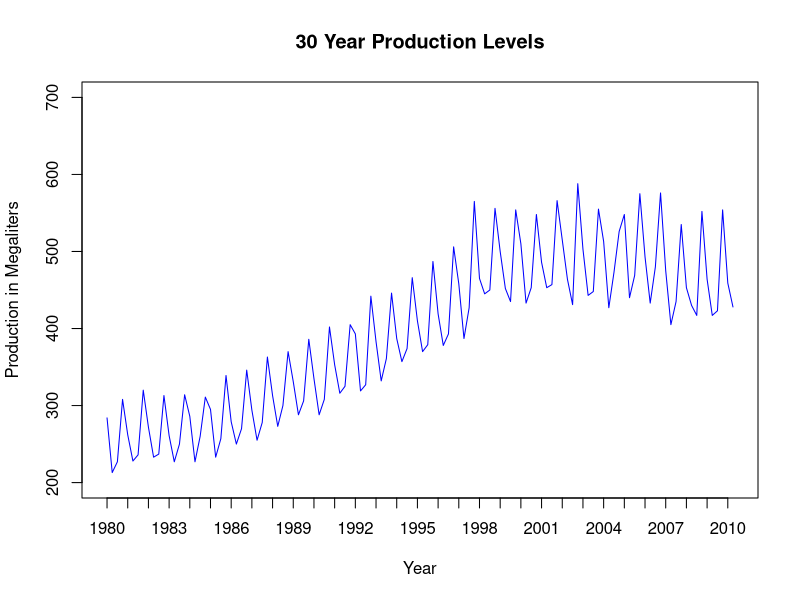
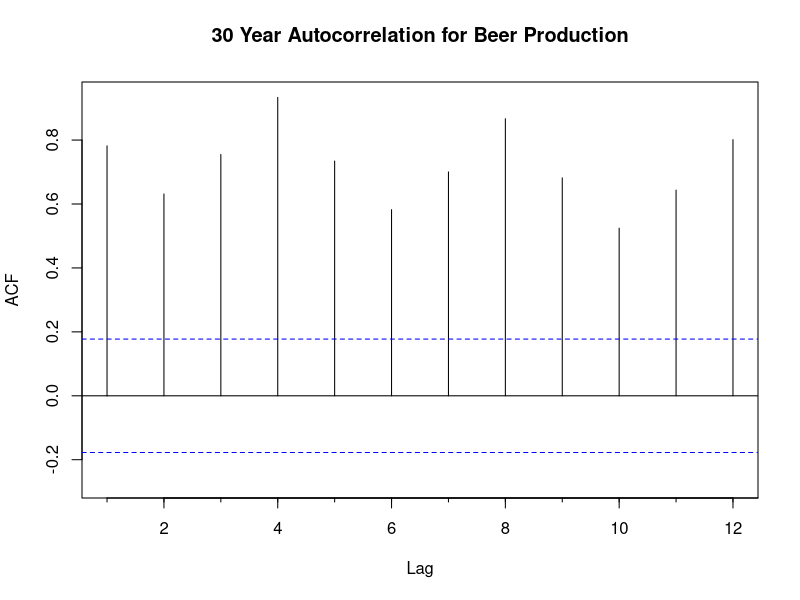
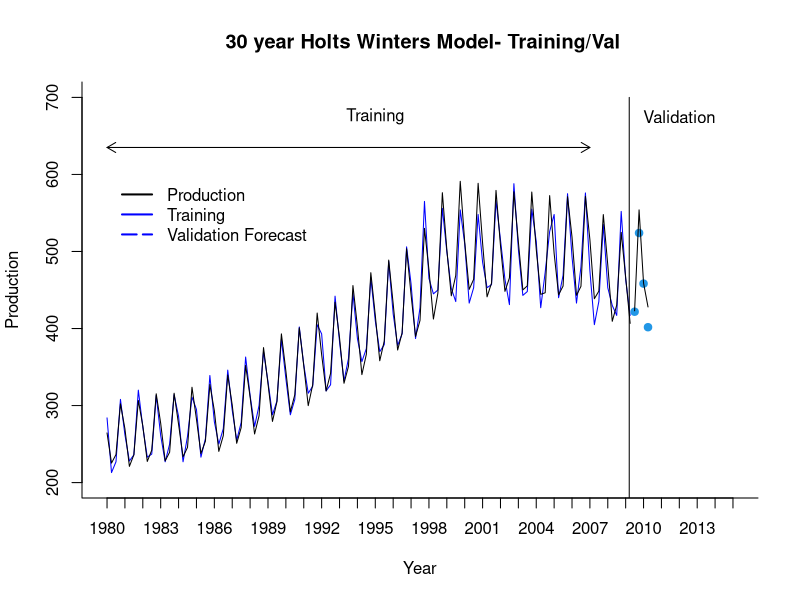
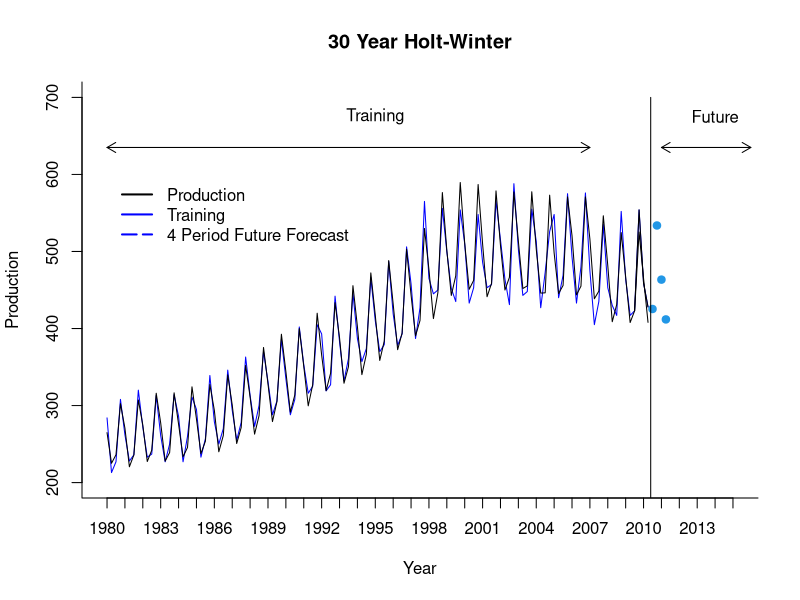
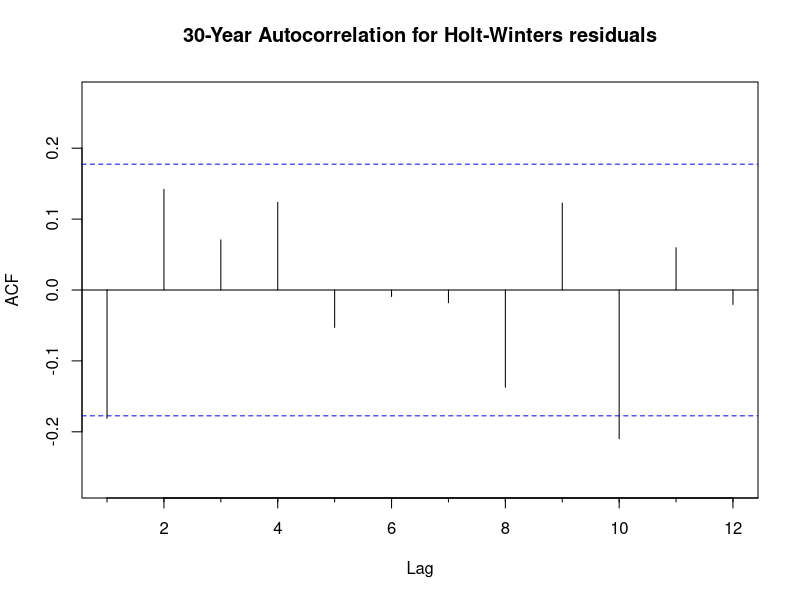
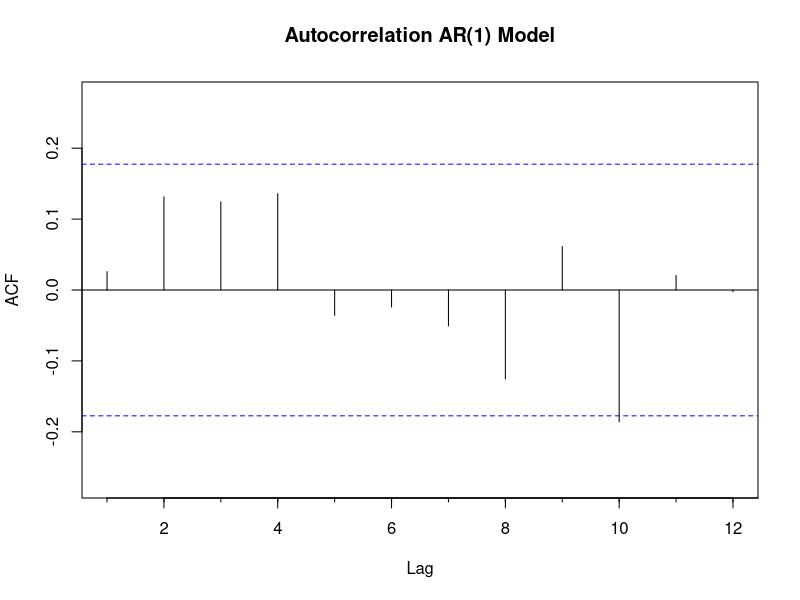
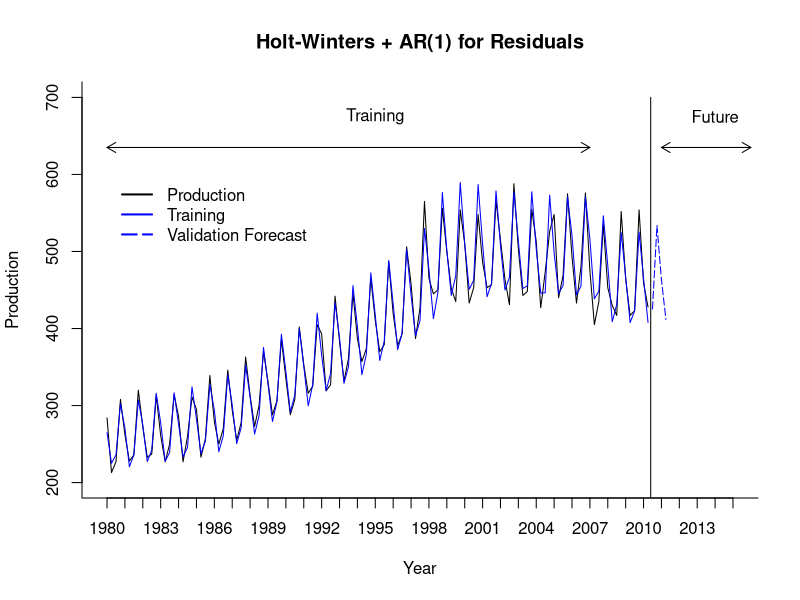
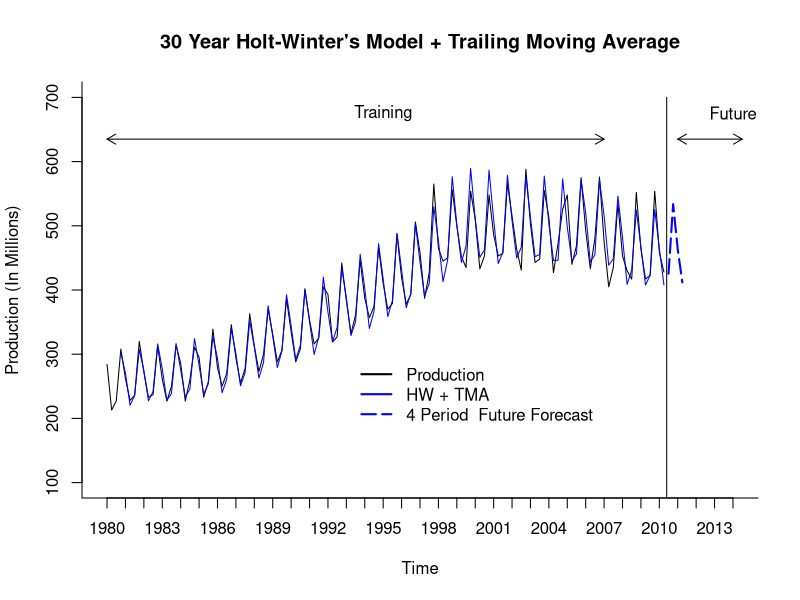

Recreate these plots in R, in order.
## ---- chunk 1
library(forecast)
library(zoo)
## ---- chunk 2
beer_data <- read.csv("beer_data.csv")
## ---- chunk 3
beer_ts<- ts(beer_data$Megalitres, 
                   start = c(1980, 1), end = c(2010, 2), freq = 4)
## ---- chunk 4
nValid <- 4 
nTrain <- length(beer_ts) - nValid
train.ts <- window(beer_ts, start = c(1980, 1), end = c(1980, nTrain))
valid.ts <- window(beer_ts, start = c(1980, nTrain + 1), 
                   end = c(1980, nTrain + nValid))
## ---- chunk 5
plot(beer_ts, 
     xlab = "Year", ylab = "Production in Megaliters", 
     ylim = c(200, 700),
     xaxt = 'n',
     main = "30 Year Production Levels", col = "blue")

axis(1, at = seq(1980, 2010, 1), labels = format(seq(1980, 2010, 1)))
## ---- chunk 6
autocor <- Acf(beer_ts, lag.max = 12 ,
               main = "30 Year Autocorrelation for Beer Production")
## ---- chunk 7
# Holts-Winter based on training data 
hw.ZZZ <- ets(train.ts, model = "ZZZ")
hw.ZZZ
## ---- chunk 8
hw.ZZZ.pred <- forecast(hw.ZZZ, h = nValid, level = 0)
hw.ZZZ.pred
## ---- chunk 9
plot(hw.ZZZ.pred, 
xlab = "Year", ylab = "Production", 
     ylim = c(200, 700),
     xlim = c(1980, 2015),
     xaxt = 'n',
     bty = "l",
     main = " 30 year Holts Winters Model- Training/Val", col = "blue")

axis(1, at = seq(1980, 2015, 1), labels = format(seq(1980, 2015, 1))) 

legend(1980,600, legend = c("Production", "Training",
                             "Validation Forecast"), 
       col = c("black", "blue" , "blue"), 
       lty = c(1, 1, 5), lwd =c(2, 2, 2), bty = "n")

lines(lines(hw.ZZZ.pred$fitted))

lines(valid.ts)
# vertical lines and titles
    
          
#x axis (same values = straight up)  # y axis
lines(c(2009.2, 2009.2), c(0, 700))


text(1995, 675, "Training")

text(2012, 675, "Validation")


arrows(1980, 635, 2007, 635, code = 3, length = 0.1,
       lwd = 1, angle = 30)
## ---- chunk 10
print("HW ZZZ") 
round(accuracy(hw.ZZZ.pred, valid.ts), 3)
## ---- chunk 11
# Holt Winters on All the data
hw.zzz.all <- ets(beer_ts, model = "ZZZ")
hw.zzz.all
## ---- chunk 12
hw.zzz.all.pred <- forecast(hw.zzz.all, h = nValid, level = 0)
hw.zzz.all.pred
## ---- chunk 13
plot(hw.zzz.all.pred, 
xlab = "Year", ylab = "Production", 
     ylim = c(200, 700),
     xlim = c(1980, 2015),
     xaxt = 'n',
     bty = "l",
     main = "30 Year Holt-Winter", col = "blue")

legend(1980,600, legend = c("Production", "Training",
                             "4 Period Future Forecast"), 
       col = c("black", "blue" , "blue"), 
       lty = c(1, 1, 5), lwd =c(2, 2, 2), bty = "n")

axis(1, at = seq(1980, 2015, 1), labels = format(seq(1980, 2015, 1))) 


lines(hw.zzz.all.pred$fitted)
lines(valid.ts)
# vertical lines and titles
    
          
# x axis (same values = straight up)  # y axis
lines(c(2010.4, 2010.4), c(0, 700))


text(1995, 675, "Training")

text(2014, 675, "Future")


arrows(1980, 635, 2007, 635, code = 3, length = 0.1,
       lwd = 1, angle = 30)

arrows(2011, 635, 2016, 635, code = 3, length = 0.1,
       lwd = 1, angle = 30)
## ---- chunk 14
print("Holt-Winter's Model with Automated Parameters")
round(accuracy(hw.zzz.all.pred$fitted, beer_ts), 3)
## ---- chunk 15
# ACF For HW Residuls

Acf(hw.zzz.all$residuals, lag.max = 12, 
    main = "30-Year Autocorrelation for Holt-Winters residuals")
## ---- chunk 16
# Use AR(1) to deal with the autocorrelation

hw.zzz.residual.ar1 <- Arima(hw.zzz.all$residuals, order = c(1,0,0))

# Use summary() to identify parameters of AR(1) model.
summary(hw.zzz.residual.ar1)
## ---- chunk 17
# Residuals of Residuals
Acf(hw.zzz.residual.ar1$residuals, lag.max = 12, 
    main = "Autocorrelation AR(1) Model")
## ---- chunk 18
# Use forecast() function to make prediction of residuals into the future 4 months.

hw.zzz.residual.ar1.pred <- forecast(hw.zzz.residual.ar1, h = 4, level = 0)

hw.zzz.residual.ar1.pred
## ---- chunk 19
# Make a two-level model for the Holts Winter and AR(1) model

hw.zzz.ar1.pred <- hw.zzz.all.pred$mean + hw.zzz.residual.ar1.pred$mean
hw.zzz.ar1.pred # combined forecast
## ---- chunk 20
# Combined Forecast using HW with AR1

hw.zzz.ar1.df <- data.frame(hw.zzz.all.pred$mean,
                            hw.zzz.residual.ar1.pred$mean,
                            hw.zzz.ar1.pred)

names(hw.zzz.ar1.df) <- c("HW ZZZ Forecast",
                          "HW AR(1) Residuals",
                          "HW ZZZ + AR(1)")

hw.zzz.ar1.df
## ---- chunk 21
plot(beer_ts, 
xlab = "Year", ylab = "Production", 
     ylim = c(200, 700),
     xlim = c(1980, 2015),
     xaxt = 'n',
     bty = "l",
     main = "Holt-Winters + AR(1) for Residuals", col = "black")

legend(1980,600, legend = c("Production", "Training",
                             "Validation Forecast"), 
       col = c("black", "blue" , "blue"), 
       lty = c(1, 1, 5), lwd =c(2, 2, 2), bty = "n")

axis(1, at = seq(1980, 2015, 1), labels = format(seq(1980, 2015, 1))) 

lines(hw.zzz.all$fitted + hw.zzz.residual.ar1$fitted, col = "blue")

lines(hw.zzz.ar1.pred, col = "blue", lty = 5)


lines(c(2010.4, 2010.4), c(0, 700))


text(1995, 675, "Training")

text(2014, 675, "Future")


arrows(1980, 635, 2007, 635, code = 3, length = 0.1,
       lwd = 1, angle = 30)

arrows(2011, 635, 2016, 635, code = 3, length = 0.1,
       lwd = 1, angle = 30)
## ---- chunk 22
# Apply a TMA for Residuals
hw.zzz.all.res <- hw.zzz.all$residuals
## ---- chunk 23
# Apply trailing MA with 4 periods in the window to residuals.
hw.ma.trailing.res_4 <- rollmean(hw.zzz.all.res, k = 4, align = "right")
## ---- chunk 24
# Create forecast for residuals for the 4 periods into the future. (why are they the same)

hw.ma.trailing.res_4.pred <- forecast(hw.ma.trailing.res_4, h = 4, level = 0)
hw.ma.trailing.res_4.pred
## ---- chunk 25
hw.zzz.tma <- hw.zzz.all.pred$mean + hw.ma.trailing.res_4.pred$mean
hw.zzz.tma
## ---- chunk 26
hw.zzz.tma.df <- data.frame(hw.zzz.all.pred$mean, hw.ma.trailing.res_4.pred$mean, 
                               hw.zzz.tma)
names(hw.zzz.tma.df) <- c("HW Pred", "TMA Pred", "Forecast")

hw.zzz.tma.df
## ---- chunk 27
plot(beer_ts, 
     xlab = "Time", ylab = "Production (In Millions)", ylim = c(100, 700), bty = "l",
     xaxt = "n", xlim = c(1980, 2014),
     main = "30 Year Holt-Winter's Model + Trailing Moving Average") 

axis(1, at = seq(1980, 2014, 1), labels = format(seq(1980, 2014, 1)))

lines(hw.zzz.all$fitted + hw.ma.trailing.res_4, col = "blue")
lines(hw.zzz.tma, col = "blue", lty = 5, lwd =2)

legend(1993,300, legend = c("Production", "HW + TMA",
                             "4 Period  Future Forecast"), 
       col = c("black", "blue" , "blue"), 
       lty = c(1, 1, 5), lwd =c(2, 2, 2), bty = "n")

lines(c(2010.4, 2010.4), c(0, 700))


text(1995, 675, "Training")

text(2014, 675, "Future")


arrows(1980, 635, 2007, 635, code = 3, length = 0.1,
       lwd = 1, angle = 30)

arrows(2011, 635, 2014.5, 635, code = 3, length = 0.1,
       lwd = 1, angle = 30)
## ---- chunk 28
print("Two-Level: Holt's Winter + AR(1)")
round(accuracy(hw.zzz.all.pred$fitted + hw.zzz.residual.ar1.pred$fitted, beer_ts), 3)
print('---------------------------------------------------------------')
print("Two-Level: Holts Winter + Trailing MA")
round(accuracy(hw.zzz.all$fitted + hw.ma.trailing.res_4, beer_ts), 3)
print('---------------------------------------------------------------')
print("HW on All the Data")
round(accuracy(hw.zzz.all$fitted, beer_ts), 3)
## ---- chunk 29
# Quadratic Trend With Seasonality

train.quad.seas <- tslm(train.ts ~ trend + I(trend^2) + season)

summary(train.quad.seas)
## ---- chunk 30
train.quad.seas.pred <- forecast(train.quad.seas, h = nValid, level = 0)

train.quad.seas.pred
## ---- chunk 31
plot(train.quad.seas.pred, 
xlab = "Year", ylab = "Production", 
     ylim = c(200, 700),
     xlim = c(1980, 2015),
     xaxt = 'n',
     bty = "l",
     main = "Quadratic Trend and Seasonality (Train/Val)", col = "blue")

axis(1, at = seq(1980, 2015, 1), labels = format(seq(1980, 2015, 1))) 

lines(train.quad.seas$fitted)
lines(valid.ts)
# vertical lines and titles
    
          
# x axis (same values = straight up)  # y axis
lines(c(2009.2, 2009.2), c(0, 700))


text(1995, 675, "Training")

text(2012, 675, "Validation")


arrows(1980, 635, 2007, 635, code = 3, length = 0.1,
       lwd = 1, angle = 30)
## ---- chunk 32
# 57% difference in RMSE
round(accuracy(train.quad.seas.pred, valid.ts), 3)
## ---- chunk 33
train.lin.seas <- tslm(train.ts ~ trend + season)

summary(train.lin.seas)
## ---- chunk 34
train.lin.seas.pred <- forecast(train.lin.seas, h = nValid, level = 0)
round(accuracy(train.lin.seas.pred, valid.ts), 3) # OVERFIT
## ---- chunk 35
# Regression with quadratic trend and seasonality -- on all the data

trend.season <- tslm(beer_ts ~ trend + I(trend^2) + season)
summary(trend.season)
## ---- chunk 36
trend.season.pred <- forecast(trend.season, h = 4 , level = 0)
trend.season.pred
## ---- chunk 37
plot(trend.season.pred, 
xlab = "Year", ylab = "Production", 
     ylim = c(200, 700),
     xlim = c(1980, 2015),
     xaxt = 'n',
     bty = "l",
     main = "Regression with Quadratic Trend and Seasonality", col = "blue")

axis(1, at = seq(1980, 2015, 1), labels = format(seq(1980, 2015, 1))) 

lines(trend.season.pred$fitted)
lines(valid.ts)
# vertical lines and titles
    
          
# x axis (same values = straight up)  # y axis
lines(c(2010.2, 2010.2), c(0, 700))


text(1995, 675, "Training")

text(2014, 675, "Future")


arrows(1980, 635, 2007, 635, code = 3, length = 0.1,
       lwd = 1, angle = 30)

arrows(2011, 635, 2016, 635, code = 3, length = 0.1,
       lwd = 1, angle = 30)
## ---- chunk 38
print('Regression with quadratic trend and seasonality')
round(accuracy(trend.season.pred$fitted, beer_ts),3)
print('naive')
round(accuracy((naive(beer_ts))$fitted, beer_ts), 3)
print('snaive')
round(accuracy((snaive(beer_ts))$fitted, beer_ts), 3)
## ---- chunk 39
# Identify and display residulas for time series based on the regression
# (differences between actual and regression values in the same periods)

reg.trend.seas.res <- trend.season.pred$residuals
reg.trend.seas.res
## ---- chunk 40
ma.trailing.res_4 <- rollmean(reg.trend.seas.res, k = 4, align = "right")

ma.trailing.res_4
## ---- chunk 41
# Create forecast for residuals for the 4 periods into the future.

ma.trailing.res_4.pred <- forecast(ma.trailing.res_4, h = 4, level = 0)

ma.trailing.res_4.pred
## ---- chunk 42
# To develop real forecast for 4 periods into the future, 
# combine regression forecast and trailing MA forecast for residuals.

ts.forecast.4 <- trend.season.pred$mean + ma.trailing.res_4.pred$mean
ts.forecast.4
## ---- chunk 43
# Create a table with regression forecast, trailing MA for residuals

total.reg.ma.pred <- data.frame(trend.season.pred$mean, ma.trailing.res_4.pred$mean, 
                                ts.forecast.4)
names(total.reg.ma.pred) <- c("Regression Pred", "TMA", "Forecast")

total.reg.ma.pred
## ---- chunk 44
print("Regression with Qadratic Trend and seasonality + Trailing MA")
round(accuracy(trend.season.pred$fitted + ma.trailing.res_4, beer_ts), 3) #combined forecast
## ---- chunk 45
plot(beer_ts, 
     xlab = "Time", ylab = "Production (In Millions)", ylim = c(100, 700), bty = "l",
     xaxt = "n", xlim = c(1980, 2014),
     main = "30-Year Regression with Quadratic Trend and Seasonality
     + Trailing Moving Average") 

axis(1, at = seq(1980, 2014, 1), labels = format(seq(1980, 2014, 1)))

lines(trend.season.pred$fitted, col = "blue")

lines(trend.season.pred$mean + ma.trailing.res_4.pred$mean, col = "blue", lty =5)


legend(1993,300, legend = c("Production", "HW + TMA",
                             "4 Period  Future Forecast"), 
       col = c("black", "blue" , "blue"), 
       lty = c(1, 1, 5), lwd =c(2, 2, 2), bty = "n")

lines(c(2010.4, 2010.4), c(0, 700))


text(1995, 675, "Training")

text(2014, 675, "Future")


arrows(1980, 635, 2007, 635, code = 3, length = 0.1,
       lwd = 1, angle = 30)

arrows(2011, 635, 2014.5, 635, code = 3, length = 0.1,
       lwd = 1, angle = 30)
## ---- chunk 46
# Plot an ACF Function for the residuals

Acf(trend.season$residuals, lag.max = 12, 
    main = "30-Year Autocorrelation  Residuals of Residuals")
## ---- chunk 47
# Use Arima() function to fit AR(1) model for regression residuals.
residual.ar1 <- Arima(trend.season$residuals, order = c(1,0,0))

# Use summary() to identify parameters of AR(1) model.
summary(residual.ar1)
## ---- chunk 48
# Autocorrealtion for the residuals of the residuals

Acf(residual.ar1$residuals, lag.max = 12, 
    main = "30 year Autocorrelation Residuals of Residuals for Entire Data Set")

## ---- chunk 49
# Use Arima() function to fit AR(2) model for regression residulas.
residual.ar2 <- Arima(trend.season$residuals, order = c(2,0,0))

# Use summary() to identify parameters of AR(2) model.
summary(residual.ar2)
## ---- chunk 50
Acf(residual.ar2$residuals, lag.max = 12, 
    main = "Autocorrelation for Production Residuals of Residuals for Entire Data Set")
## ---- chunk 51
# Use Arima() function to fit AR(3) model for regression residulas.
residual.ar3 <- Arima(trend.season$residuals, order = c(3,0,0))

# Use summary() to identify parameters of AR(3) model.
summary(residual.ar3)
## ---- chunk 52
Acf(residual.ar3$residuals, lag.max = 12, 
    main = "Autocorrelation for Residuals of Residuals for Entire Data Set")
## ---- chunk 53
residual.ar4 <- Arima(trend.season$residuals, order = c(4,0,0))

# Use summary() to identify parameters of AR(4) model.
summary(residual.ar4)
## ---- chunk 54
Acf(residual.ar4$residuals, lag.max = 12, 
    main = "Autocorrelation for Residuals of Residuals for Entire Data Set")
## ---- chunk 55
# Use forecast() function to make prediction of residuals into the future 4 months.
residual.ar4.pred <- forecast(residual.ar4, h = 4, level = 0)
## ---- chunk 56
new.df <- data.frame(beer_ts,  # historical
                     trend.season$fitted,  # regression output
                     trend.season$residuals, # regression residuals
                     residual.ar4$fitted,     # Residuals of the AR model
                     residual.ar4$residuals)  # reg residuals - AR residuals

names(new.df) <- c("Sales", "Regression", "Residuals",
                     "AR.Model", "AR.Model.Residuals")
new.df
## ---- chunk 57

trend.season.ar4.pred <- trend.season.pred$mean + residual.ar4.pred$mean
trend.season.ar4.pred # combined forecast
## ---- chunk 58
table.df <- data.frame(trend.season.pred$mean, 
                    residual.ar4.pred$mean, trend.season.ar4.pred)
names(table.df) <- c("Reg.Forecast", "AR(4)Forecast","Combined.Forecast")
table.df
## ---- chunk 59
plot(beer_ts, 
xlab = "Year", ylab = "Production", 
     ylim = c(200, 700),
     xlim = c(1980, 2015),
     xaxt = 'n',
     bty = "l",
     main = "30 Year Regression with Trend and Seasonlity + 
     AR(4) for Residuals", col = "black")

axis(1, at = seq(1980, 2015, 1), labels = format(seq(1980, 2015, 1))) 

lines(trend.season$fitted + residual.ar1$fitted, col = "blue")

lines(trend.season.ar4.pred, col = "blue", lty = 5, lwd = 2)

legend(1993,350, legend = c("Production", "HW + TMA",
                             "4 Period  Future Forecast"), 
       col = c("black", "blue" , "blue"), 
       lty = c(1, 1, 5), lwd =c(2, 2, 2), bty = "n")

lines(c(2010.4, 2010.4), c(0, 700))


text(1995, 675, "Training")

text(2014, 675, "Future")


arrows(1980, 635, 2007, 635, code = 3, length = 0.1,
       lwd = 1, angle = 30)

arrows(2011, 635, 2016, 635, code = 3, length = 0.1,
       lwd = 1, angle = 30)
## ---- chunk 60
print("Regression with Quadratic Trend and Seasonality + AR(4)")
round(accuracy(trend.season$fitted + residual.ar4$fitted, beer_ts), 3)
## ---- chunk 61
# ARIMA ON TRAINING
train.auto.arima <- auto.arima(train.ts)
summary(train.auto.arima)
## ---- chunk 62
# Apply forecast() function to make predictions for ts with  auto ARIMA model in validation set.  
train.auto.arima.pred <- forecast(train.auto.arima, h = nValid, level = 0)
train.auto.arima.pred
## ---- chunk 63
plot(train.auto.arima.pred, 
xlab = "Year", ylab = "Beer Production", 
     ylim = c(200, 700),
     xlim = c(1980, 2015),
     xaxt = 'n',
     bty = "l",
     main = "30 Year Auto ARIMA Model (Train/Val)", col = "black")

axis(1, at = seq(1980, 2015, 1), labels = format(seq(1980, 2015, 1))) 

lines(train.auto.arima$fitted, col = "blue")
lines(valid.ts)

lines(c(2009.2, 2009.2), c(0, 700))

text(1995, 675, "Training")
text(2014, 675, "Validation")

arrows(1980, 635, 2007, 635, code = 3, length = 0.1,
       lwd = 1, angle = 30)
arrows(2011, 635, 2016, 635, code = 3, length = 0.1,
       lwd = 1, angle = 30)

legend(1980,600, legend = c("Beer Production", "Training",
                             "Validation Forecast"), 
       col = c("black", "blue" , "blue"), 
       lty = c(1, 1, 5), lwd =c(2, 2, 2), bty = "n")
## ---- chunk 64
# Training Accuracy
round(accuracy(train.auto.arima.pred, valid.ts), 3)
## ---- chunk 65
#AUTO ARIMA on entire dataset
auto.arima <- auto.arima(beer_ts)
summary(auto.arima)
## ---- chunk 66
auto.arima.pred <- forecast(auto.arima, h = 4, level = 0)
auto.arima.pred
## ---- chunk 67
plot(beer_ts, 
xlab = "Year", ylab = "Beer Production", 
     ylim = c(200, 700),
     xlim = c(1980, 2015),
     xaxt = 'n',
     bty = "l",
     main = "30 Year Auto ARIMA Model for Entire Dataset", col = "black")

axis(1, at = seq(1980, 2015, 1), labels = format(seq(1980, 2015, 1))) 

lines(auto.arima$fitted, col = "blue")
lines(auto.arima.pred$mean, col = "blue", lty = 5)
lines(c(2010.4, 2010.4), c(0, 700))

text(1995, 675, "Training")
text(2014, 675, "Future")

arrows(1980, 635, 2007, 635, code = 3, length = 0.1,
       lwd = 1, angle = 30)
arrows(2011, 635, 2016, 635, code = 3, length = 0.1,
       lwd = 1, angle = 30)

legend(1980,600, legend = c("Beer Production", "Training",
                             "Future Forecast"), 
       col = c("black", "blue" , "blue"), 
       lty = c(1, 1, 5), lwd =c(2, 2, 2), bty = "n")
## ---- chunk 68
print("Auto-Arima Model")
round(accuracy(auto.arima.pred$fitted, beer_ts), 3)
